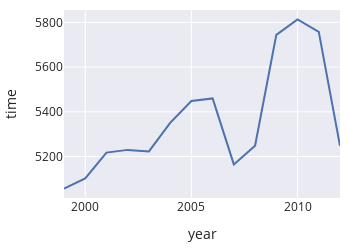

The notebook cell saved with this chart:
### Code cell
px.line(medians, x='year', y='time',
        width=350, height=250)

### Figure 1 — Plotly figure (JSON) as saved in the notebook; plotly's stock layout.template omitted (floating-point values rounded to 4 significant figures)
{"data": [{"hovertemplate": "year=%{x}<br>time=%{y}<extra></extra>", "legendgroup": "", "line": {"color": "rgb(76,114,176)", "dash": "solid"}, "marker": {"symbol": "circle"}, "mode": "lines", "name": "", "orientation": "v", "showlegend": false, "type": "scatter", "x": [1999, 2000, 2001, 2002, 2003, 2004, 2005, 2006, 2007, 2008, 2009, 2010, 2011, 2012], "xaxis": "x", "y": [5057, 5102.0, 5218, 5230, 5223, 5350.0, 5448.0, 5460, 5165, 5249, 5744, 5813, 5757, 5248], "yaxis": "y"}], "layout": {"height": 250, "legend": {"tracegroupgap": 0}, "width": 350, "xaxis": {"anchor": "y", "autorange": true, "domain": [0, 1], "range": [1999, 2012], "title": {"text": "year"}, "type": "linear"}, "yaxis": {"anchor": "x", "autorange": true, "domain": [0, 1], "range": [5015, 5855], "title": {"text": "time"}, "type": "linear"}}}
